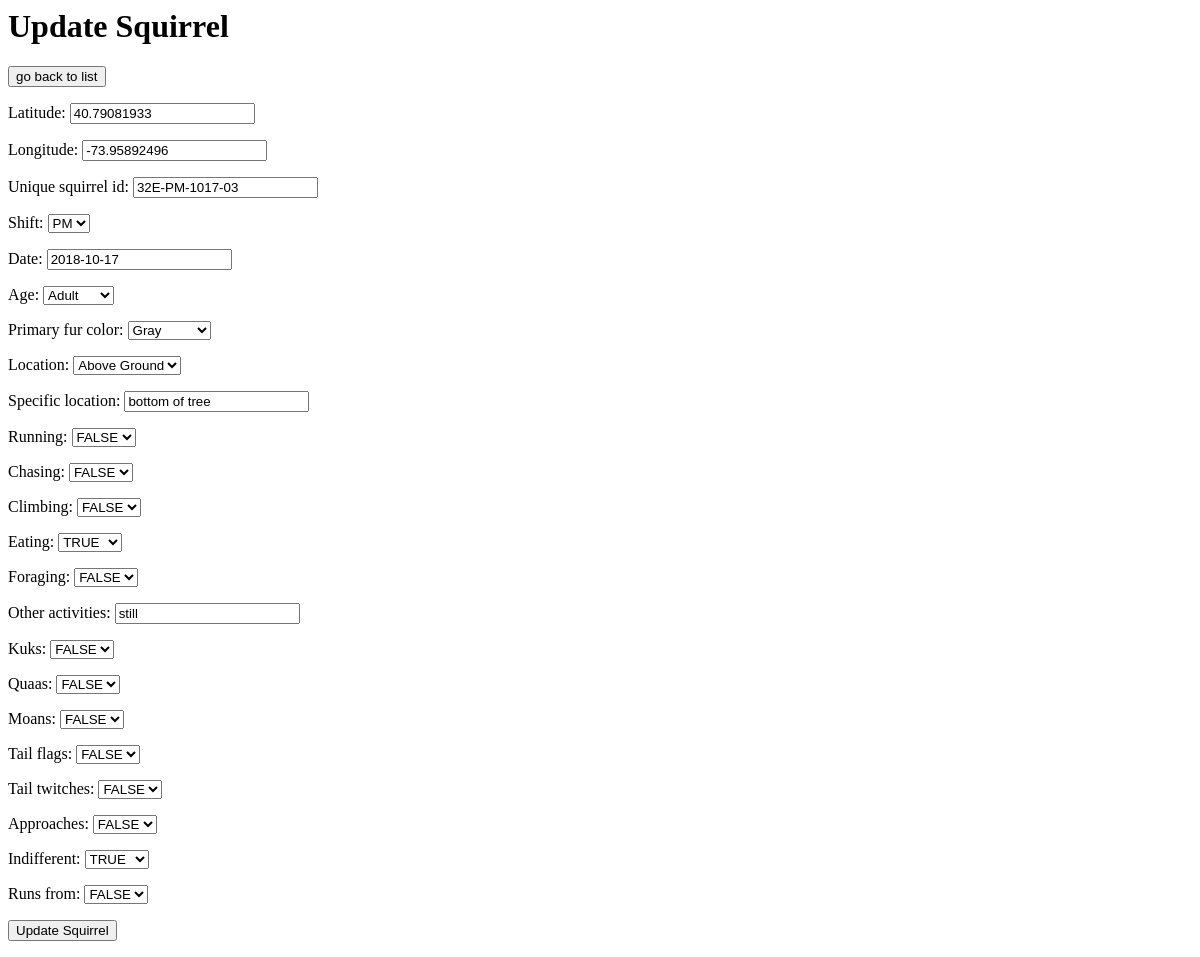
Page /sightings/32E-PM-1017-03/ on the earlier database version.
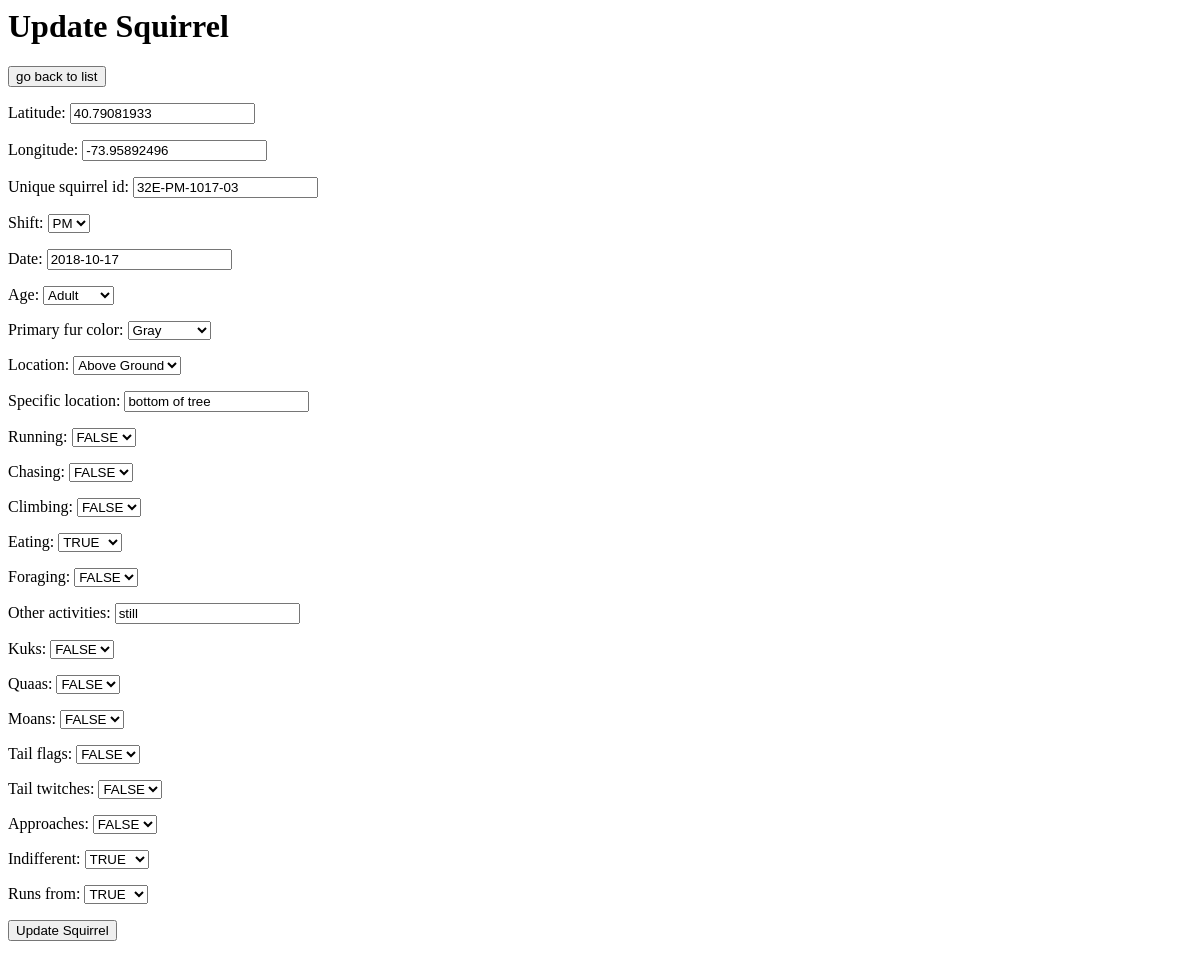
Same page on the later database version.
### sightings/models.py (models this page shows, shortened)
class Squirrel(models.Model):
    latitude = models.FloatField()
    longitude = models.FloatField()
    unique_squirrel_id = models.CharField(
        max_length=200,
        unique=True,
        primary_key=True,
    )
    Morning = 'AM'
    Afternoon = 'PM'
    OCCUR_TIME_CHOICES = [
        (Morning,'AM'),
        (Afternoon,'PM'),
    ]
    shift = models.CharField(
        max_length=2,
        choices=OCCUR_TIME_CHOICES,
        default=Morning,
    )
    date = models.DateField()
    Adult = 'Adult'
    Juvenile = 'Juvenile'
    AGE_CHOICES = [
        (Adult,'Adult'),
        (Juvenile,'Juvenile'),
    ]
    age = models.CharField(
        max_length=20,
        choices=AGE_CHOICES,
        default=None,
        blank=True,
        null=True,
    )
    Gray = 'Gray'
    Cinnamon = 'Cinnamon'
    Black = 'Black'
    COLOR_CHOICES = [
        (Gray,'Gray'),
        (Cinnamon,'Cinnamon'),
        (Black,'Black'),
    ]
    primary_fur_color = models.CharField(
        max_length=20,
        choices=COLOR_CHOICES,
        default=None,
        blank=True,
        null=True,
    )
    A = 'Ground Plane'
    B = 'Above Ground'
    LOCATION_CHOICES = [
        (A,'Ground Plane'),
        (B,'Above Ground'),
    ]
    location = models.CharField(
        max_length=40,
        choices=LOCATION_CHOICES,
        default=None,
        blank=True,
        null=True,
    )
    specific_location = models.CharField(
        max_length=200,
        default=None,
        blank=True,
        null=True,
    )
    T = 'TRUE'
    F = 'FALSE'
    SELECTION_CHOICE = [
        (T,'TRUE'),
        (F,'FALSE'),
    ]
    running = models.CharField(
        max_length=20,
        choices=SELECTION_CHOICE,
        default=F,
    )
    chasing = models.CharField(
        max_length=20,
        choices=SELECTION_CHOICE,
        default=F,
    )
    climbing = models.CharField(
        max_length=20,
        choices=SELECTION_CHOICE,
        default=F,
    )
    eating = models.CharField(
        max_length=20,
        choices=SELECTION_CHOICE,
        default=F,
    )
    foraging = models.CharField(
        max_length=20,
        choices=SELECTION_CHOICE,
        default=F,
    )
    other_activities = models.CharField(
        max_length=200,
        default=None,
        blank=True,
        null=True,
    )
    kuks = models.CharField(
        max_length=20,
        choices=SELECTION_CHOICE,
        default=F,
    )
    quaas = models.CharField(
        max_length=20,
        choices=SELECTION_CHOICE,
        default=F,
    )
    moans = models.CharField(
        max_length=20,
        choices=SELECTION_CHOICE,
        default=F,
    )
    tail_flags = models.CharField(
        max_length=20,
        choices=SELECTION_CHOICE,
        default=F,
    )
    tail_twitches = models.CharField(
        max_length=20,
        choices=SELECTION_CHOICE,
        default=F,
    )
    approaches = models.CharField(
        max_length=20,
        choices=SELECTION_CHOICE,
        default=F,
    )
    indifferent = models.CharField(
        max_length=20,
        choices=SELECTION_CHOICE,
        default=F,
    )
    runs_from = models.CharField(
        max_length=20,
        choices=SELECTION_CHOICE,
        default=F,
    )

### sightings/views.py (the view)
# urls.py: path('sightings/<unique_squirrel_id>/',views.update,name='update'),
def update(request,unique_squirrel_id):
    obj= get_object_or_404(Squirrel, pk=unique_squirrel_id)
    if request.method == 'POST':
        form = SquirrelForm(request.POST, instance= obj)
        if form.is_valid():
            form.save()
            messages.success(request, "You have successfully updated the squirrel sighting")
            return redirect(f'/sightings/{unique_squirrel_id}')
    else:
        form = SquirrelForm(instance= obj)
    context= {'form': form}
    return render(request,'sightings/update.html' , context)

### sightings/forms.py
class SquirrelForm(ModelForm):
    class Meta:
        model = Squirrel
        fields = '__all__'

### sightings/templates/sightings/update.html (shortened to what this page needs)
<!doctype>
<html>
  <body>
    <h1>Update Squirrel</h1>
    <a href="/sightings/"><input type="submit" value="go back to list"/></a>
    <form method="POST">
      {{ form.as_p }}
      <a href=""><input type="submit" onclick="return confirm('Are you sure?')" value="Update Squirrel"></a>
    </form>
  </body>
</html>

Differences in the rows shown:
changed Squirrel "32E-PM-1017-03": runs_from "FALSE" → "TRUE"
